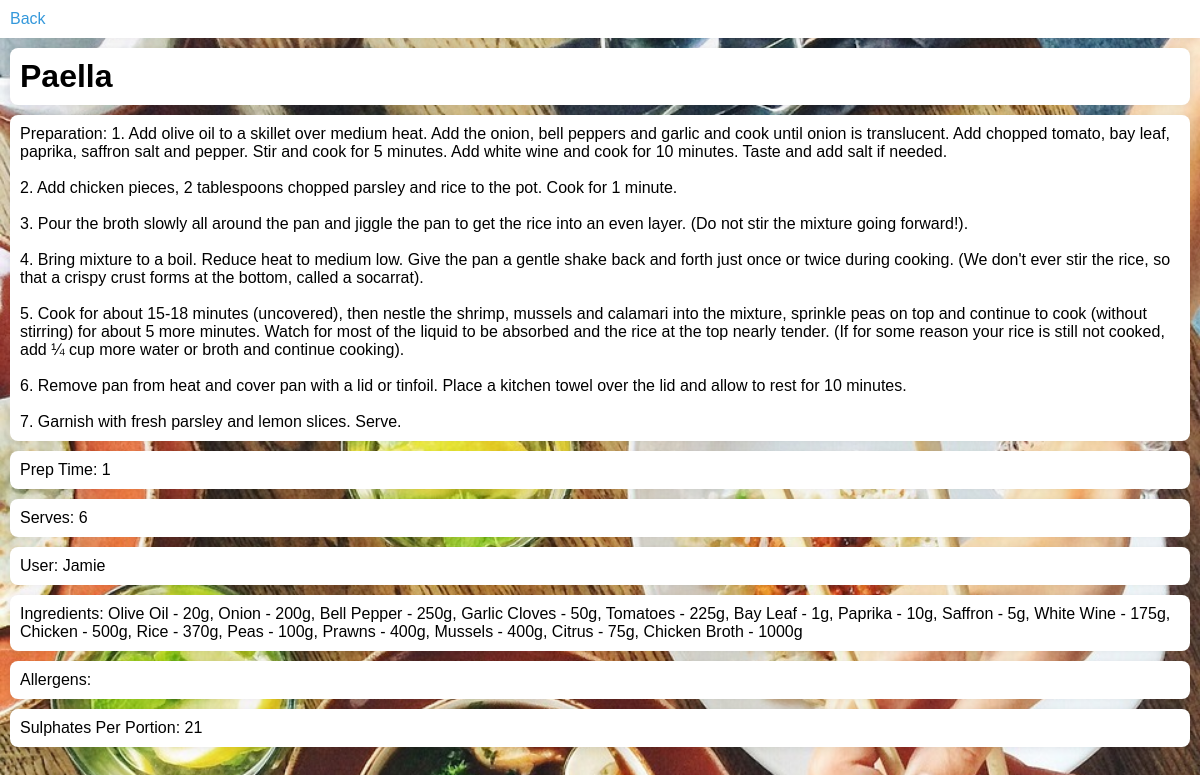
The page /recipes/8 (signed in) on the database as committed earlier.
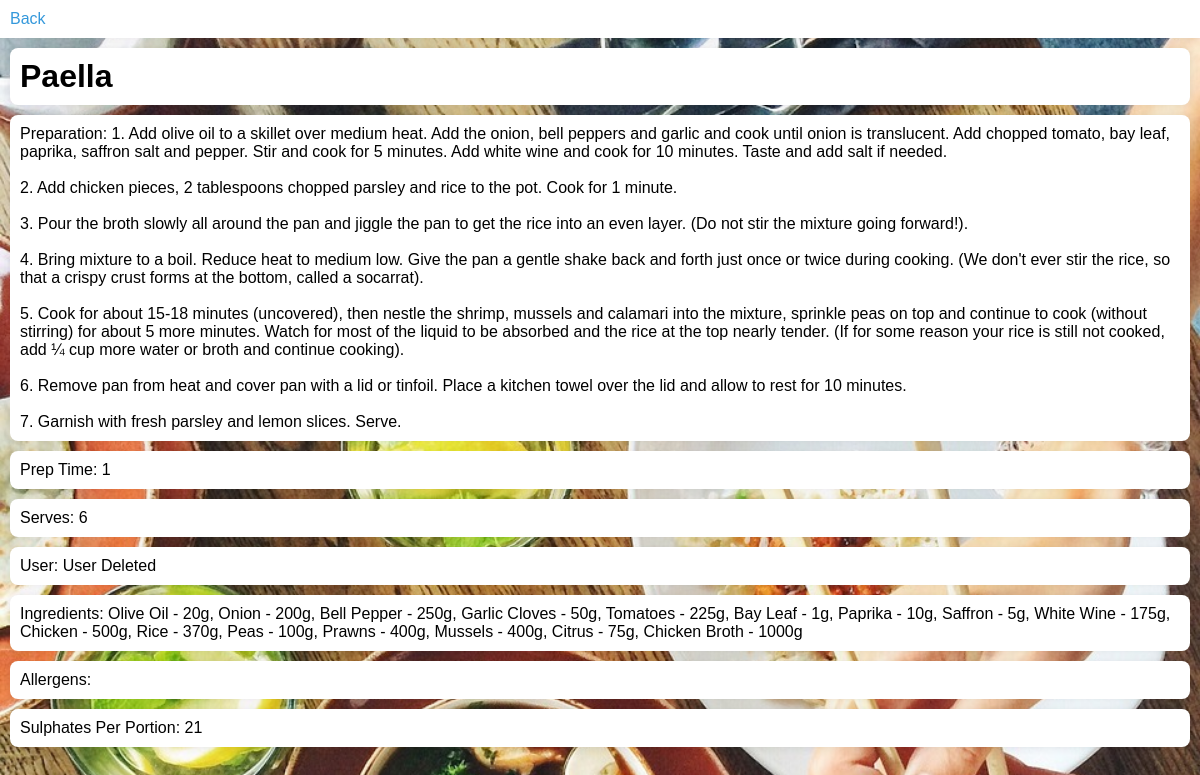
The same page on the database as committed later.
### recipes/models.py (models this page shows, shortened)
class Recipe(models.Model):
    recipe_id = models.AutoField(primary_key=True)
    user = models.ForeignKey(User,on_delete=models.SET_NULL, null=True)
    recipe_title = models.CharField(max_length=200)
    recipe_ingredients = models.TextField()
    preparation = models.TextField()
    prep_time = models.PositiveIntegerField(default=0)
    serves_num = models.PositiveIntegerField(default=1)
    sulphates_per_portion = models.PositiveIntegerField(default=0)
    allergens = models.CharField(max_length=50, null=True, default = None, blank=True)

### recipes/views.py (the view)
# urls.py: path("<int:recipe_id>", views.view_recipe, name="view_recipe"),
@login_required
def view_recipe(request, recipe_id):
    recipe = get_object_or_404(Recipe, pk=recipe_id)
    return render(request, "recipes/recipe_details.html", {"recipe": recipe})

### recipes/templates/recipes/recipe_details.html (shortened to what this page needs)
<!DOCTYPE html>
<html lang="en">
<head>
    {% load static %}
    <link rel="stylesheet" href="{% static '/css/general.css' %}">
</head>
<body>
    <nav>
        <div>
            <div style="text-align: left;">
                <a href="{% url 'recipes:view_all_recipes' %}">Back</a>
            </div>
        </div>
    </nav>
    <h1>{{ recipe.recipe_title }}</h1>
    <p>Preparation: {{ recipe.preparation|linebreaksbr }}</p>
    <p>Prep Time: {{ recipe.prep_time }}</p>
    <p>Serves: {{ recipe.serves_num }}</p>
    <p>User:
        {% if recipe.user == None %}
        User Deleted
        {% else %}
        {{ recipe.user.username }}
        {% endif %}</p>
    <p>Ingredients: {{ recipe.recipe_ingredients }}</p>
    <p>Allergens: {{ recipe.allergens }}</p>
    <p>Sulphates Per Portion: {{ recipe.sulphates_per_portion }}</p>
</body>
</html>

Rows that differ between the two databases and show on the page:
changed Recipe "Paella": user.username "Jamie" → (not shown)
Other text that changed with them:
text now shown: "User Deleted"
